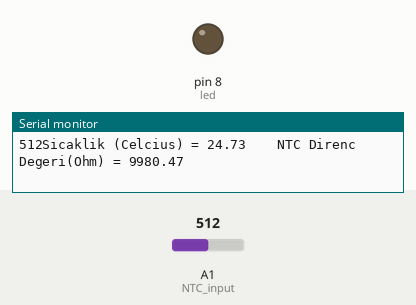
This sketch was run on a simulated Arduino Uno, built with avr-gcc and run on an emulated ATmega328P. On the bench: output pins drawn as LEDs (lit = HIGH), the last lines printed to the serial monitor. Inputs (shaded band) come from the test bench; at power-on: A1 (NTC_input) = 512.

Above: at 1.8 s.
1.9 s: A1 (NTC_input) set to 553
3.4 s: A1 (NTC_input) set to 580
At 4.9 s:
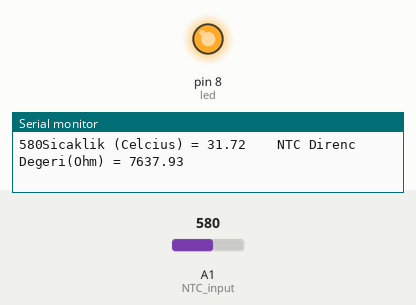
5.5 s: A1 (NTC_input) set to 511
At 6.6 s:
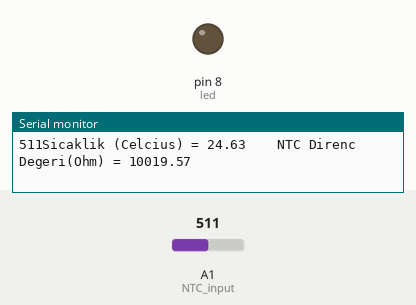
7.5 s: A1 (NTC_input) set to 716
At 9.5 s:
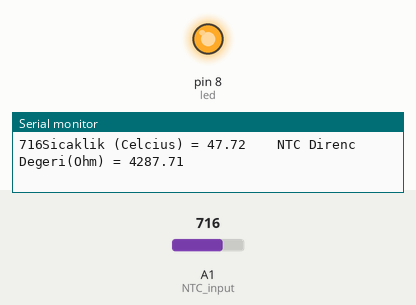
Timing chart, 0 to 10.5 s (numbered marks = the images above; inputs shaded):
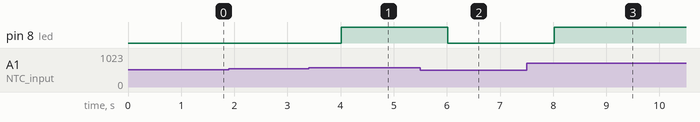

Measured:
- the behaviour switches between 563 and 564 on A1 (NTC_input) (found by bisection; images 0 and 1)
- after the input at 3.4 s, pin 8 (led): LOW → HIGH after 0.61 s
- after the input at 5.5 s, pin 8 (led): HIGH → LOW after 0.51 s
- after the input at 7.5 s, pin 8 (led): LOW → HIGH after 0.52 s

The sketch:

ntc.ino
```cpp
#include <math.h>

#define NTC_input A1 //Bağlantılar tanımlandı.
#define led 8

float A = 1.009249522e-03, B = 2.378405444e-04, C = 2.019202697e-07; // Stein-Hart denkleminde bulunan sabit değerleri tanımladık.

int NTC_deger; //NTC değerini integer cinsinden tanımladık.
float Vout; // Vout değişkeni
float NTC_direnc, NTC_direnc_ln, Sicaklik; // Stein-Hart denkleminde kullanılacak olan değişkenler


void setup(){
 Serial.begin(9600);
 pinMode(led,OUTPUT);
 pinMode(A0,INPUT);
 //analogReference(EXTERNAL);
}

void loop()
{

 NTC_deger = analogRead(NTC_input); //NTC değerini analog olarak okuyoruz.
 Serial.print(NTC_deger);
 Vout = ( (NTC_deger * 5.0) / 1023.0 ); //Vout hesabı (Voltaj Bölücü Formülü)
 NTC_direnc = ( ( 5 * ( 10.0 / Vout ) ) - 10 ); //KiloOhm Cinsinden direnc değerinin hesabı
 NTC_direnc = NTC_direnc * 1000 ; // Ohm cinsinden direnç değeri
 NTC_direnc_ln = log(NTC_direnc);
 /* Stein-Hart Denklemi: */
 Sicaklik = ( 1 / ( A + ( B * NTC_direnc_ln ) + ( C * NTC_direnc_ln * NTC_direnc_ln * NTC_direnc_ln ) ) ); //Sıcaklık değeri hesabı
 Sicaklik = Sicaklik - 273.15; //Sicaklik değerinin Celcius'a çevirimi
 Serial.print("Sicaklik (Celcius) = "); //Bulunan değerlerin Seri Monitöre yazdırılması
 Serial.print(Sicaklik);
 Serial.print("\t\t");
 Serial.print("NTC Direnc Degeri(Ohm) = ");
 Serial.print(NTC_direnc);
 Serial.print("\n\n");
 /*Sicaklik değeri 30 Derecenin üzerine çıkınca Arduino'ya bağlı olan LED yanacaktır.*/
 if(Sicaklik > 30){
 digitalWrite(led,HIGH);
 }
 else{
 digitalWrite(led,LOW);
 }
 delay(1000);
}
```
